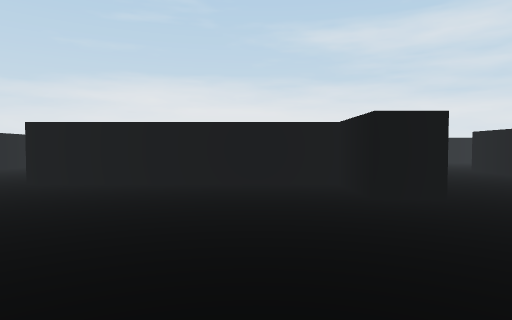
view 1 (above)

19 first-person views from a walk through a Unity game level. The camera is 0.58 m above the floor, tilts 2° down and sees 75° across. The floor is counted in squares, 1 m on a side. Each view is taken from the middle of a square. On the plan, view 1 faces up. The plan holds only what a view shows up to about 9 squares ahead; the rest is blank. The place goes on beyond the plan. The player character is not drawn. Some surface patterns are stand-ins.

view 2
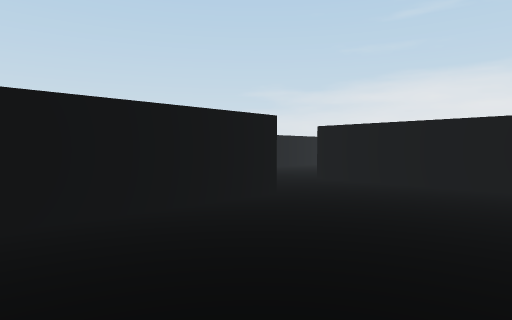

view 3
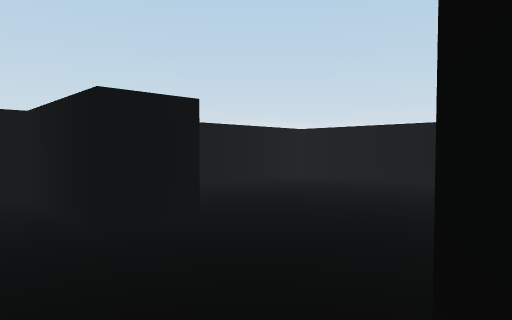

view 4
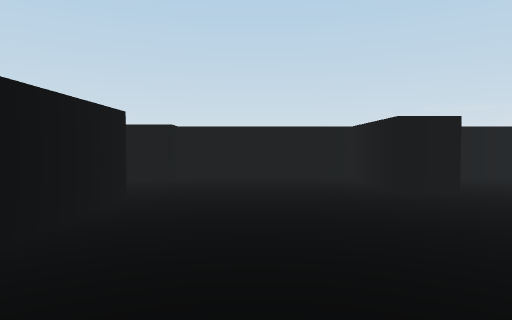

view 5
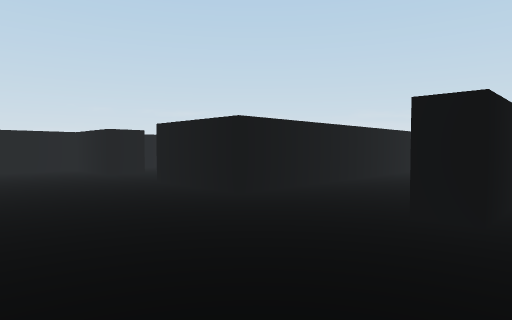

view 6
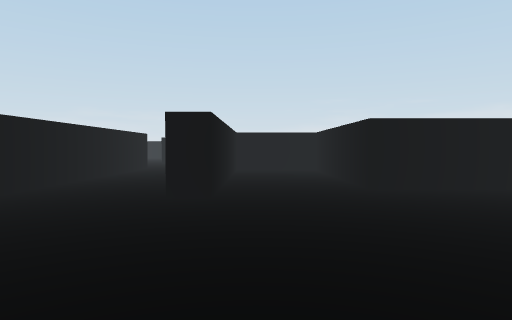

view 7
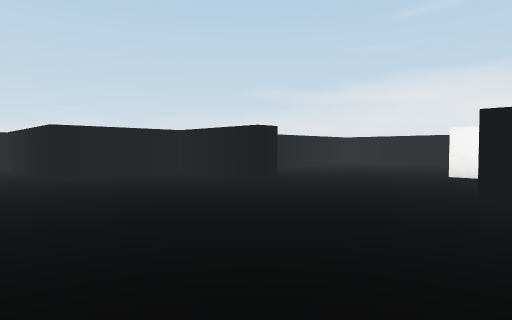

view 8
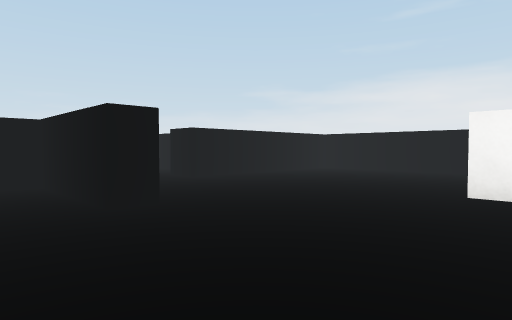

view 9
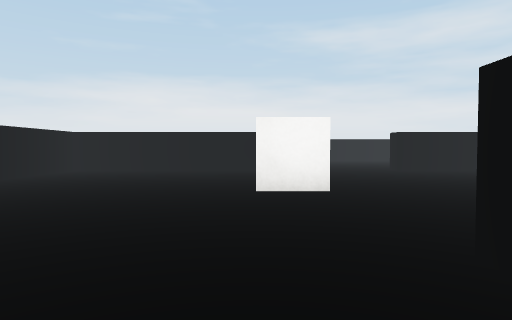

view 10
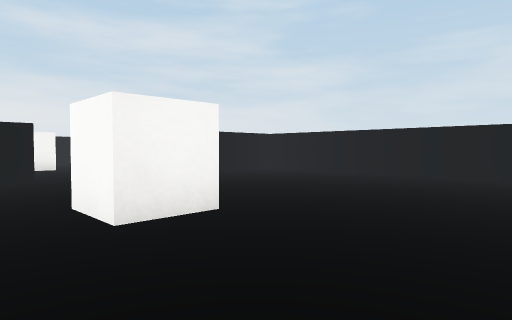

view 11
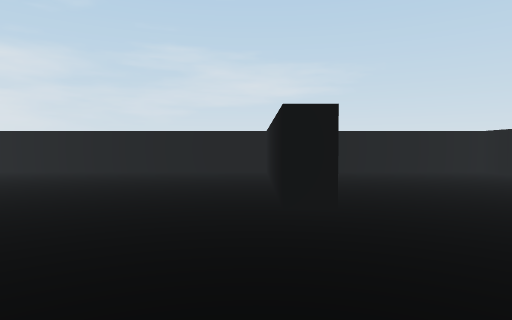

view 12
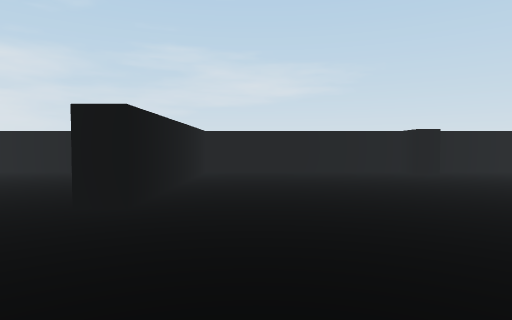

view 13
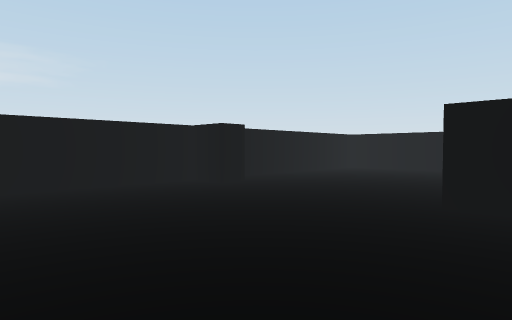

view 14
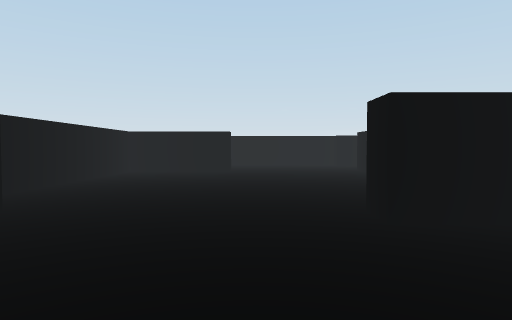

view 15
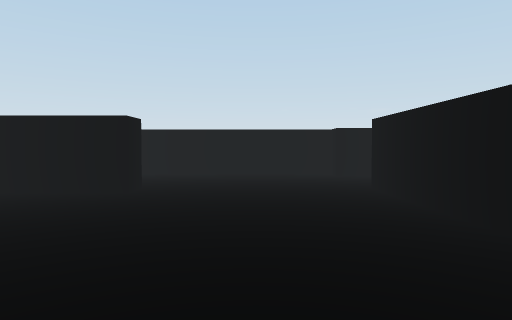

view 16
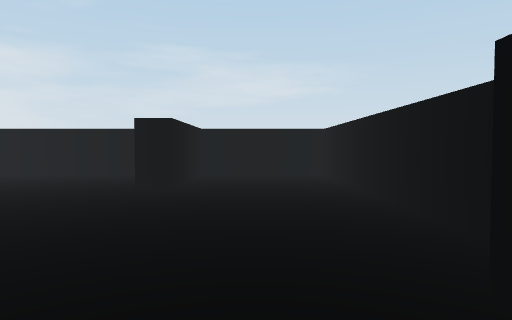

view 17
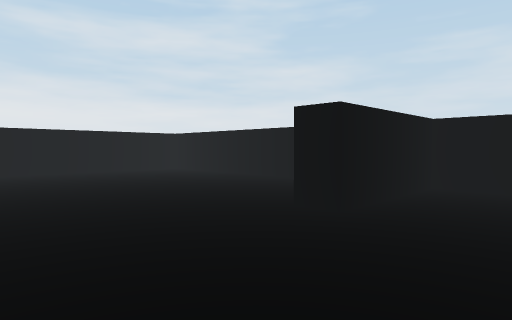

view 18
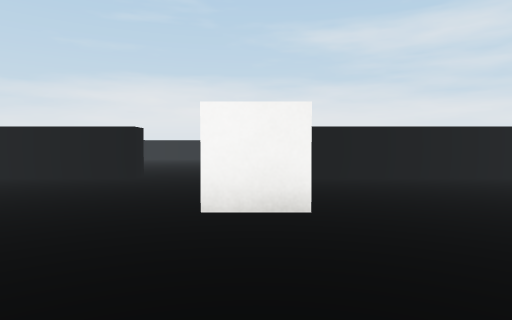

view 19
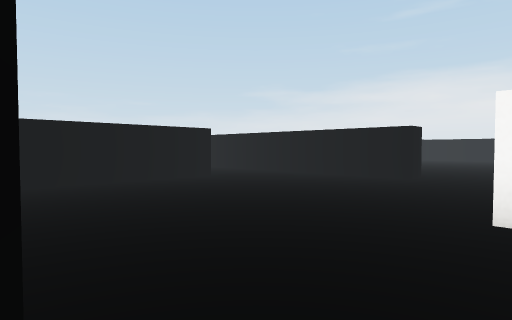

### Floor plan
Points are (right, up) in squares from view 1. A wall is a line through its corners. A room is listed if a view was taken in it or the views show most of it. See-through windows are left out.
Room 1 (views 1, 2)
walls: (-2.8, 3.2) (-2.8, -0.5) (0.1, -0.5); (1.2, 1.6) (2.2, 1.6); (2.2, 3.7) (1.3, 3.7) (1.3, 5.3) (-3.8, 5.3)
ways out: opening at (1.5, 2.5) to room 2; opening at (-3, 4)
Room 2 (views 3, 4, 5, 6, 7, 8, 9, 10, 11, 12, 13, 14, 15, 16, 17, 18, 19)
walls: (3.8, 13.8) (3.8, 13.2) (1.3, 13.2) (1.3, 10.6) (-2.8, 10.6) (-2.8, 8.5) (2.2, 8.5) (2.2, 7.9); (6.4, 20.6) (1.3, 20.6) (1.3, 15.9) (0.5, 15.9); (12.2, 13.6) (12.2, 20.6) (9.7, 20.6) (9.7, 21.1); (7, 8.5) (8, 8.5) (8, 7.9); (5.5, 7.1) (5.5, 8.5); (12.2, 23) (12.2, 26.6); (11.3, 7.9) (11.3, 8.5) (12.2, 8.5) (12.2, 13.2) (7.2, 13.2) (7.2, 13.7) (11.6, 13.7); (1.3, 25.4) (1.3, 21.9); (6.3, 4.9) (6.3, 2.1); (4.7, 28) (4.7, 27.4) (0.6, 27.4); (12, 27.4) (8, 27.4); (5.5, 2.1) (5.5, 4.1); (-3.6, 5.9) (2.2, 5.9) (2.2, 3.7); (2.2, 1.6) (2.2, -0.5) (5.5, -0.5) (5.5, 0.1) (6.3, 0.1) (6.3, -0.5) (12.2, -0.5) (12.2, 2.2) (9.7, 2.2) (9.7, 2.7) (12.2, 2.7) (12.2, 7.5)
ways out: opening at (1.5, 2.5) to room 1; opening at (1, 15)
objects: other object (6, 17) to (7, 17); other object (7, 24) to (7, 25)

Where each view was taken, in squares from view 1:
view 1: 0 up, 0 right, facing up
view 2: 0 up, 0 right, facing up-left
view 3: 4 up, 3 right, facing down-left
view 4: 6 up, 4 right, facing down
view 5: 9 up, 5 right, facing down-left
view 6: 9 up, 6 right, facing left
view 7: 9 up, 8 right, facing up-left
view 8: 12 up, 7 right, facing up-left
view 9: 12 up, 6 right, facing up
view 10: 14 up, 5 right, facing up-right
view 11: 14 up, 4 right, facing right
view 12: 12 up, 4 right, facing right
view 13: 12 up, 7 right, facing down-right
view 14: 11 up, 9 right, facing down
view 15: 7 up, 8 right, facing down
view 16: 1 up, 5 right, facing right
view 17: 19 up, 7 right, facing up-right
view 18: 21 up, 7 right, facing up
view 19: 21 up, 7 right, facing up-left
